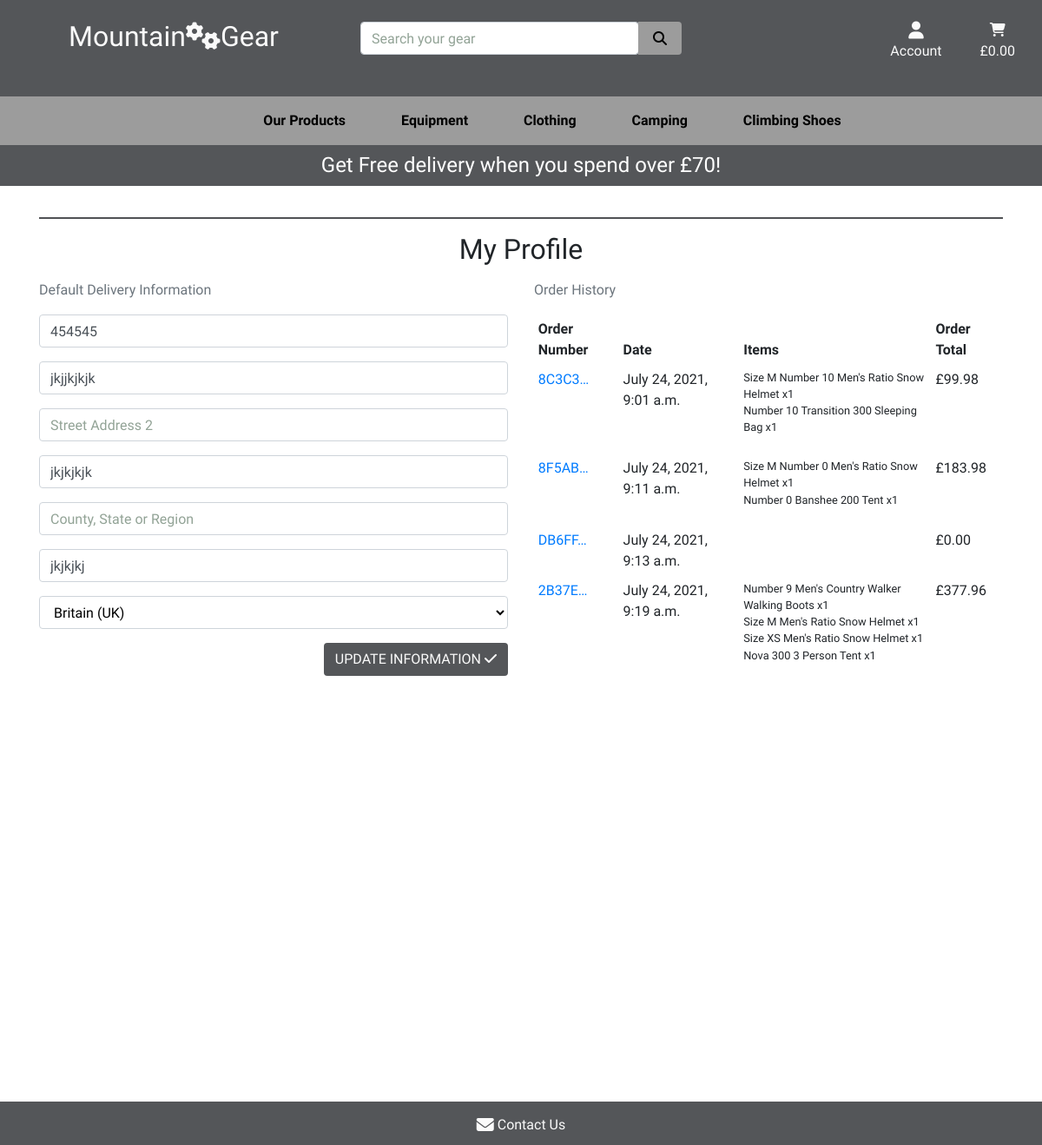
/profile/ (signed in), run on the app's committed database.
### profiles/models.py (models this page shows, shortened)
class UserProfile(models.Model):
    user = models.OneToOneField(User, on_delete=models.CASCADE)
    default_phone_number = models.CharField(max_length=20,
                                            null=True, blank=True)
    default_street_address1 = models.CharField(max_length=80,
                                               null=True, blank=True)
    default_street_address2 = models.CharField(max_length=80,
                                               null=True, blank=True)
    default_town_or_city = models.CharField(max_length=40,
                                            null=True, blank=True)
    default_county = models.CharField(max_length=80, null=True, blank=True)
    default_postcode = models.CharField(max_length=20,
                                        null=True, blank=True)
    default_country = CountryField(blank_label='Country',
                                   null=True, blank=True)

### checkout/models.py (models this page shows, shortened)
class Order(models.Model):
    order_number = models.CharField(max_length=32, null=False, editable=False)
    user_profile = models.ForeignKey(UserProfile, on_delete=models.SET_NULL,
                                     null=True, blank=True,
                                     related_name='orders')
    full_name = models.CharField(max_length=50, null=False, blank=False)
    email = models.EmailField(max_length=254, null=False, blank=False)
    phone_number = models.CharField(max_length=20, null=False, blank=False)
    country = CountryField(blank_label='Country *', null=False, blank=False)
    postcode = models.CharField(max_length=20, null=True, blank=True)
    town_or_city = models.CharField(max_length=40, null=False, blank=False)
    street_address1 = models.CharField(max_length=80, null=False, blank=False)
    street_address2 = models.CharField(max_length=80, null=True, blank=True)
    county = models.CharField(max_length=80, null=True, blank=True)
    date = models.DateTimeField(auto_now_add=True)
    delivery_cost = models.DecimalField(max_digits=6,
                                        decimal_places=2,
                                        null=False, default=0)
    order_total = models.DecimalField(max_digits=10,
                                      decimal_places=2, null=False, default=0)
    sum_total = models.DecimalField(max_digits=10,
                                    decimal_places=2, null=False, default=0)
    original_cart = models.TextField(null=False, blank=False, default='')
    stripe_pid = models.CharField(max_length=254, null=False,
                                  blank=False, default='')

class OrderLineItem(models.Model):
    order = models.ForeignKey(Order,
                              null=False, blank=False,
                              on_delete=models.CASCADE,
                              related_name='lineitems')
    product = models.ForeignKey(Product,
                                null=False, blank=False,
                                on_delete=models.CASCADE)
    product_size = models.CharField(max_length=2,
                                    null=True, blank=True)  # XS, S, M, L, XL
    product_number = models.CharField(max_length=2,
                                      null=True, blank=True)  # 6, 7, 8, 9, 10
    quantity = models.IntegerField(null=False, blank=False, default=0)
    lineitem_total = models.DecimalField(max_digits=6,
                                         decimal_places=2,
                                         null=False,
                                         blank=False, editable=False)

### products/models.py (models this page shows, shortened)
class Product(models.Model):
    category = models.ForeignKey('Category', null=True, blank=True,
                                 on_delete=models.SET_NULL)
    sku = models.CharField(max_length=254, null=True, blank=True)
    name = models.CharField(max_length=254)
    description = models.TextField()
    has_sizes = models.BooleanField(default=False, null=True, blank=True)
    has_numbers = models.BooleanField(default=False, null=True, blank=True)
    price = models.DecimalField(max_digits=6, decimal_places=2)
    rating = models.DecimalField(max_digits=6, decimal_places=2)
    image = models.ImageField(null=True, blank=True)

### profiles/views.py (the view)
# urls.py: path('profile/', include('profiles.urls')),
@login_required
def profile(request):
    profile = get_object_or_404(UserProfile, user=request.user)
    if request.method == 'POST':
        form = UserProfileForm(request.POST, instance=profile)
        if form.is_valid():
            form.save()
            messages.success(request, 'Profile updated successfully')
        else:
            messages.error(request, 'Update failed. Please ensure\
                            the form is valid.')
    else:
        form = UserProfileForm(instance=profile)
    orders = profile.orders.all()
    template = 'profiles/profile.html'
    context = {
        'form': form,
        'orders': orders,
        'on_profile_page': True
    }
    return render(request, template, context)

### profiles/forms.py
class UserProfileForm(forms.ModelForm):
    class Meta:
        model = UserProfile
        exclude = ('user',)
    def __init__(self, *args, **kwargs):
        super().__init__(*args, **kwargs)
        placeholders = {
            'default_phone_number': 'Phone Number',
            'default_country': 'Country',
            'default_postcode': 'Postal Code',
            'default_town_or_city': 'Town or City',
            'default_street_address1': 'Street Address 1',
            'default_street_address2': 'Street Address 2',
            'default_county': 'County, State or Region',
        }
        self.fields['default_phone_number'].widget.attrs['autofocus'] = True
        for field in self.fields:
            if self.fields[field].required:
                placeholder = f'{placeholders[field]} *'
            else:
                placeholder = placeholders[field]
                self.fields[field].widget.attrs['placeholder'] = placeholder
            self.fields[field].widget\
                .attrs['class'] = 'rounded profile-form-input'
            self.fields[field].label = False

### cart/contexts.py (called while the page is built, shortened)
def cart_contents(request):
    cart_items = []
    total = 0
    product_count = 0
    cart = request.session.get('cart', {})
    if total < settings.FREE_DELIVERY_THRESHOLD:
        delivery = total * Decimal(settings.STANDARD_DELIVERY_PERCENTAGE / 100)
        free_delivery_delta = settings.FREE_DELIVERY_THRESHOLD - total
    else:
        delivery = 0
        free_delivery_delta = 0
    sum_total = delivery + total
    context = {
        'cart_items': cart_items,
        'total': total,
        'product_count': product_count,
        'delivery': delivery,
        'free_delivery_delta': free_delivery_delta,
        'free_delivery_threshold': settings.FREE_DELIVERY_THRESHOLD,
        'sum_total': sum_total,
    }
    return context

### profiles/templates/profiles/profile.html (shortened to what this page needs)
{% extends "base.html" %}
{% load static %}
{% block page_header %}
    <div class="container header-container">
    </div>
{% endblock %}
{% block content %}
    <div class="overlay"></div>
    <div class="container container-profile">
        <div class="row ">
            <div class="col col-checkout">
                <hr>
                <h2 class="text-center mb-3 ">My Profile</h2>
            </div>
        </div>
        <div class="row">
            <div class="col-12 col-lg-6 col-profile">
                <p class="text-muted">Default Delivery Information</p>
                <form class="mt-3" action="{% url 'profile' %}" method="POST" id="profile-update-form">
                    {{ form|crispy }}
                    <button class="btn gear-button rounded text-uppercase float-right">Update Information
                        <i class="fa fa-check" aria-hidden="true"></i>
                    </button>
                </form>
            </div>
            <div class="col-12 col-lg-6">
                <p class="text-muted">Order History</p>
                <div class="order-history table-responsive">
                    <table class="table table-sm table-borderless">
                        <thead>
                            <tr>
                                <th>Order Number</th>
                                <th>Date</th>
                                <th>Items</th>
                                <th>Order Total</th>
                            </tr>
                        </thead>
                        <tbody>
                            {% for order in orders %}
                                <tr>
                                    <td>
                                        <a href="{% url 'order_history' order.order_number %}"
                                        title="{{ order.order_number }}">
                                            {{ order.order_number|truncatechars:6 }}
                                        </a>
                                    </td>
                                    <td>{{ order.date }}</td>
                                    <td>
                                        <ul class="list-unstyled">
                                            {% for item in order.lineitems.all %}
                                                <li class="small">
                                                    {% if item.product_size %}Size {{ item.product_size|upper }}{% endif %}
                                                    {% if item.product_number %}Number {{ item.product_number }}{% endif %}
                                                    {{ item.product.name }} x{{ item.quantity }}
                                                </li>
                                            {% endfor %}
                                        </ul>
                                    </td>
                                    <td>£{{ order.sum_total }}</td>
                                </tr>
                            {% endfor %}
                        </tbody>
                    </table>
                </div>
            </div>
        </div>
{% endblock %}

### static/css/base.css (style rules this page uses)
html { height: 100%; }
body { background: url('/media/main-page.jpg') no-repeat center center fixed; background-size: cover; height: calc(100vh - 214px); font-family: 'Oxygen', sans-serif; }
.header-container { padding-top: 164px; }
.overlay { position: fixed; top: 0; left: 0; height: 100%; width: 100%; background: white; z-index: -1; }
hr { height: 1px; background-color: #545659; }
.gear-button { background: #545659; color: #fafafa; }
.col-checkout, .col-manager { margin-top: 70px; }
select, select option { color: #000000; }
.col-profile { margin-bottom: 100px; }
.order-history { max-height: 420px; overflow-y: auto; }
#id_default_country, #id_default_country option:not(:first-child) { color: #000; }
#profile-update-form input::placeholder { color: #92a396; }

### data on the page
UserProfile: default_phone_number "454545", default_street_address1 "jkjjkjkjk", default_town_or_city "jkjkjkjk", default_postcode "jkjkjkj", default_country "Britain (UK)"
Order: order_number "8C3C3…", date "July 24, 2021, 9:01 a.m.", sum_total "99.98"
OrderLineItem: product_size "M", product_number "10", product.name "Men's Ratio Snow Helmet", quantity "1"
OrderLineItem: product_number "10", product.name "Transition 300 Sleeping Bag", quantity "1"
Order: order_number "8F5AB…", date "July 24, 2021, 9:11 a.m.", sum_total "183.98"
OrderLineItem: product_size "M", product_number "0", product.name "Men's Ratio Snow Helmet", quantity "1"
OrderLineItem: product_number "0", product.name "Banshee 200 Tent", quantity "1"
Order: order_number "DB6FF…", date "July 24, 2021, 9:13 a.m.", sum_total "0.00"
Order: order_number "2B37E…", date "July 24, 2021, 9:19 a.m.", sum_total "377.96"
OrderLineItem: product_number "9", product.name "Men's Country Walker Walking Boots", quantity "1"
OrderLineItem: product_size "M", product.name "Men's Ratio Snow Helmet", quantity "1"
OrderLineItem: product_size "XS", product.name "Men's Ratio Snow Helmet", quantity "1"
OrderLineItem: product.name "Nova 300 3 Person Tent", quantity "1"

### other printed values
{{ free_delivery_threshold }} "70"
